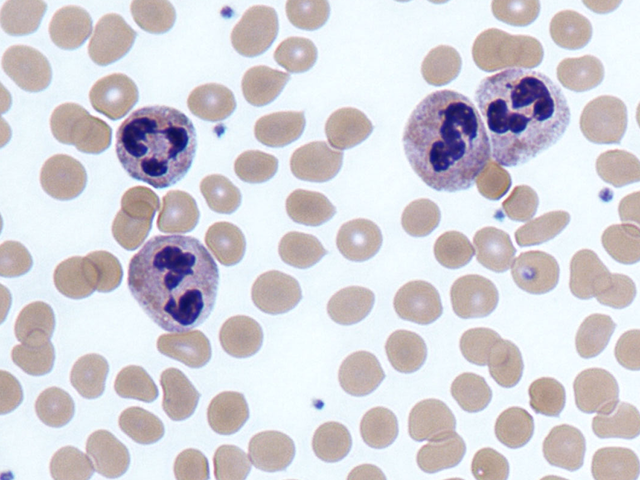
#> input picture reference-opencv/opencv-binary_image_processing/data/cells.png, 640 x 480 px
$ python threshold.py
#> lines starting #> are read from the running program, lines starting #| are printed output that depends on the picture; after the words box and inside, x2 and y2 are one past the last pixel; in counts of white or black regions, pixels touching at a corner belong together
'''Threshold
cv2.threshold(src, thresh, maxval, type, dst= None)
-> retval, dst

src: input image
thresh: user specified threshold
maxval: maxval when either cv2.THRESH_BINARY or cv2.THRESH_BINARY_IN
        is used (recommended value: 255)
type: cv2.THRESH_*
* cv2.THRESH_BINARY:
dst(x,y) = maxval if src(x,y) > thresh else 0
* cv2.THRESH_BINARY_INV:
dst(x,y) = 0 if src(x,y) > thresh else maxval

retval: used thresh (usually not used)
dst: dst image

'''

import cv2
import numpy as np
import sys

src = cv2.imread('./data/cells.png', cv2.IMREAD_GRAYSCALE)
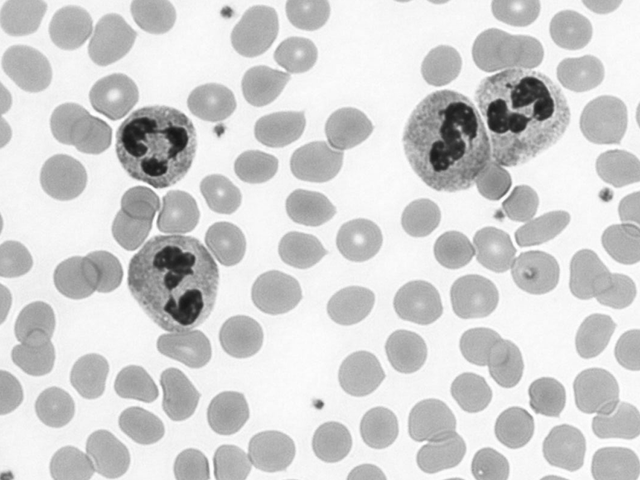
#> src: shape (480, 640); min 21, max 255, mean 209.5

if src is None:
    print('Image laod failed')
    sys.exit()

_, dst1 = cv2.threshold(src, 100, 255, cv2.THRESH_BINARY)
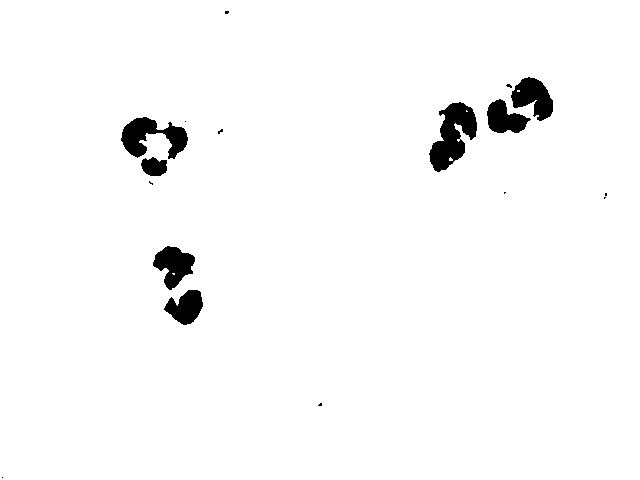
#> dst1: shape (480, 640); 97.5% white; 17 black regions (10 under 20 px), largest, box (x1, y1, x2, y2) and area: (429, 102, 477, 172) 1853, (121, 117, 188, 159) 1448, (511, 77, 553, 121) 1112
# detect white-like colors
_, dst2 = cv2.threshold(src, 100, 255, cv2.THRESH_BINARY_INV)
# detect gray(black)-like colors
cv2.imshow('src', src)
cv2.imshow('binary', dst1)
cv2.imshow('binary_inv', dst2)
cv2.waitKey()
cv2.destroyAllWindows()
